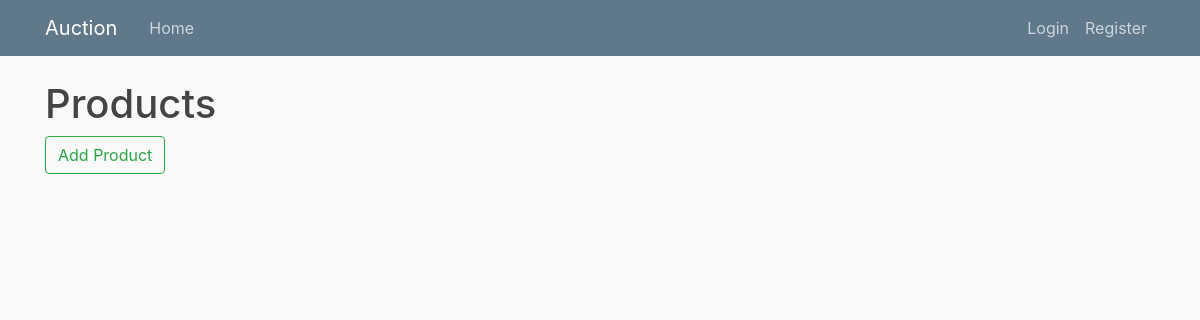
/products/, run on an earlier commit of the app's database.
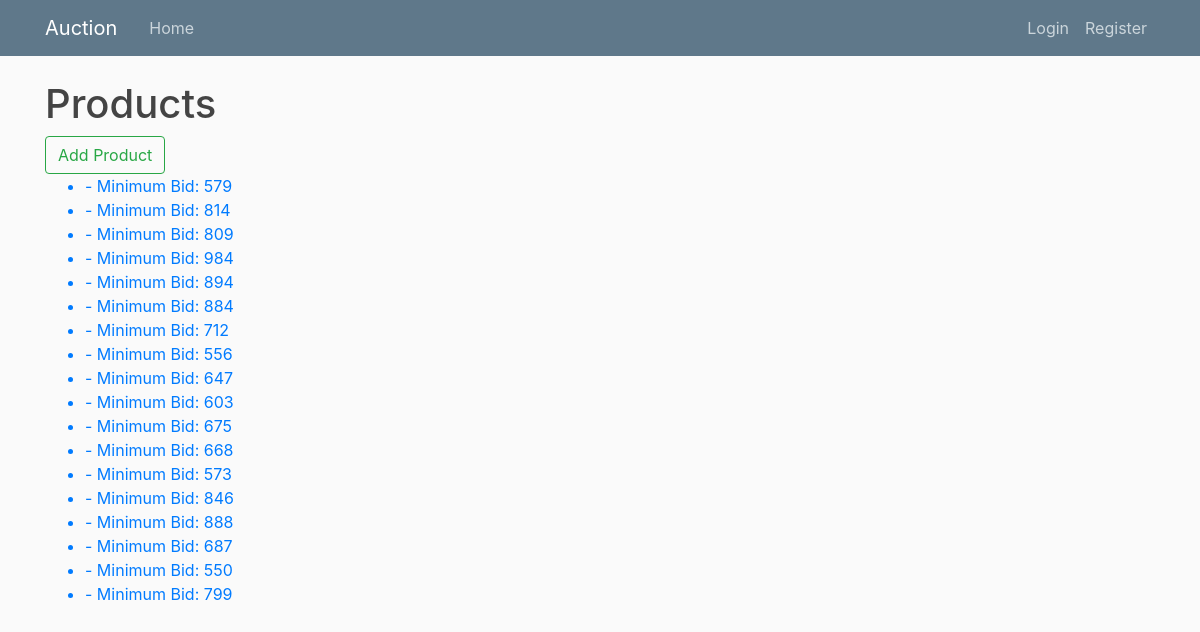
And on a later commit of the database.
### auction/models.py (models this page shows, shortened)
class Product(TimeStampedModel, TitleDescriptionModel, models.Model):
    minimum_bid = models.IntegerField()
    seller = models.ForeignKey(Seller, on_delete=models.CASCADE)
    auction = models.ForeignKey(
        Auction, on_delete=models.CASCADE, null=True, blank=True)
    is_sold = models.BooleanField(default=False)

### auction/views.py (the view)
# urls.py: path('products/', views.ProductListView.as_view(), name='products-list'),
class ProductListView(View):
    def get(self, request, *args, **kwargs):
        return render(request, 'auction/product_list.html', {
            'products': Product.objects.all(),
        })

### auction/templates/auction/product_list.html
{% extends "base.html" %}
{% block content %}
    <h1>Products</h1>
    <a href="{% url 'product-create' %}">
      <button class="btn btn-outline-success">Add Product</button>
    </a>
    <ul>
      {% for product in products %}
          <a href="{% url 'product-detail' product.id %}">
            <li>{{ product.title }} - Minimum Bid: {{ product.minimum_bid }}</li>
          </a>
      {% endfor %}
    </ul>
{% endblock content %}

### templates/base.html (shortened to what this page needs)
{% load static %}
<!DOCTYPE html>
<html>
<head>
    <link rel="stylesheet" href="https://maxcdn.bootstrapcdn.com/bootstrap/4.0.0/css/bootstrap.min.css">
    <link rel="stylesheet" type="text/css" href="{% static 'main.css' %}">
</head>
<body>
    <header class="site-header">
      <nav class="navbar navbar-expand-md navbar-dark bg-steel fixed-top">
        <div class="container">
          <a class="navbar-brand mr-4" href="{% url 'auction-home' %}">Auction</a>
          <div class="collapse navbar-collapse" id="navbarToggle">
            <div class="navbar-nav mr-auto">
              <a class="nav-item nav-link" href="{% url 'auction-home' %}">Home</a>
            </div>
            <div class="navbar-nav">
              {% if user.is_authenticated %}
                <a class="nav-item nav-link" href="{% url 'profile' %}">Profile</a>
                <a class="nav-item nav-link" href="{% url 'logout' %}">Logout</a>
              {% else %}
                <a class="nav-item nav-link" href="{% url 'login' %}">Login</a>
                <a class="nav-item nav-link" href="{% url 'signup' %}">Register</a>
              {% endif %}
            </div>
          </div>
        </div>
      </nav>
    </header>
    <main role="main" class="container">
      <div class="row">
        <div class="col-md-8">
          {% block content %}{% endblock %}
        </div>
      </div>
    </main>
</body>
</html>

### static/main.css (style rules this page uses)
body { background: #fafafa; color: #333333; margin-top: 5rem; }
h1, h2, h3, h4, h5, h6 { color: #444444; }
ul { margin: 0; }
.bg-steel { background-color: #5f788a; }
.site-header .navbar-nav .nav-link { color: #cbd5db; }

What changed in the data, as far as the page shows it:
added Product: minimum_bid "579"
added Product: minimum_bid "814"
added Product: minimum_bid "809"
added Product: minimum_bid "984"
added Product: minimum_bid "894"
added Product: minimum_bid "884"
added Product: minimum_bid "712"
added Product: minimum_bid "556"
added Product: minimum_bid "647"
added Product: minimum_bid "603"
added Product: minimum_bid "675"
added Product: minimum_bid "668"
added Product: minimum_bid "573"
added Product: minimum_bid "846"
added Product: minimum_bid "888"
added Product: minimum_bid "687"
added Product: minimum_bid "550"
added Product: minimum_bid "799"
